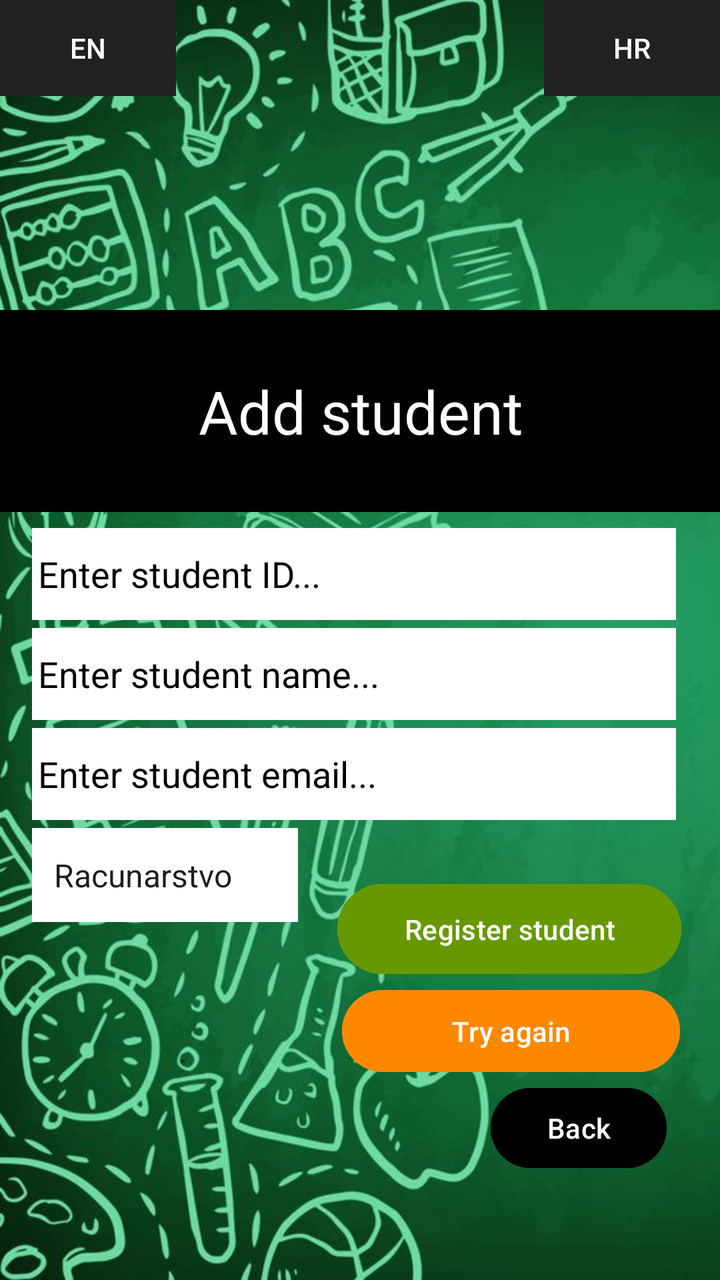
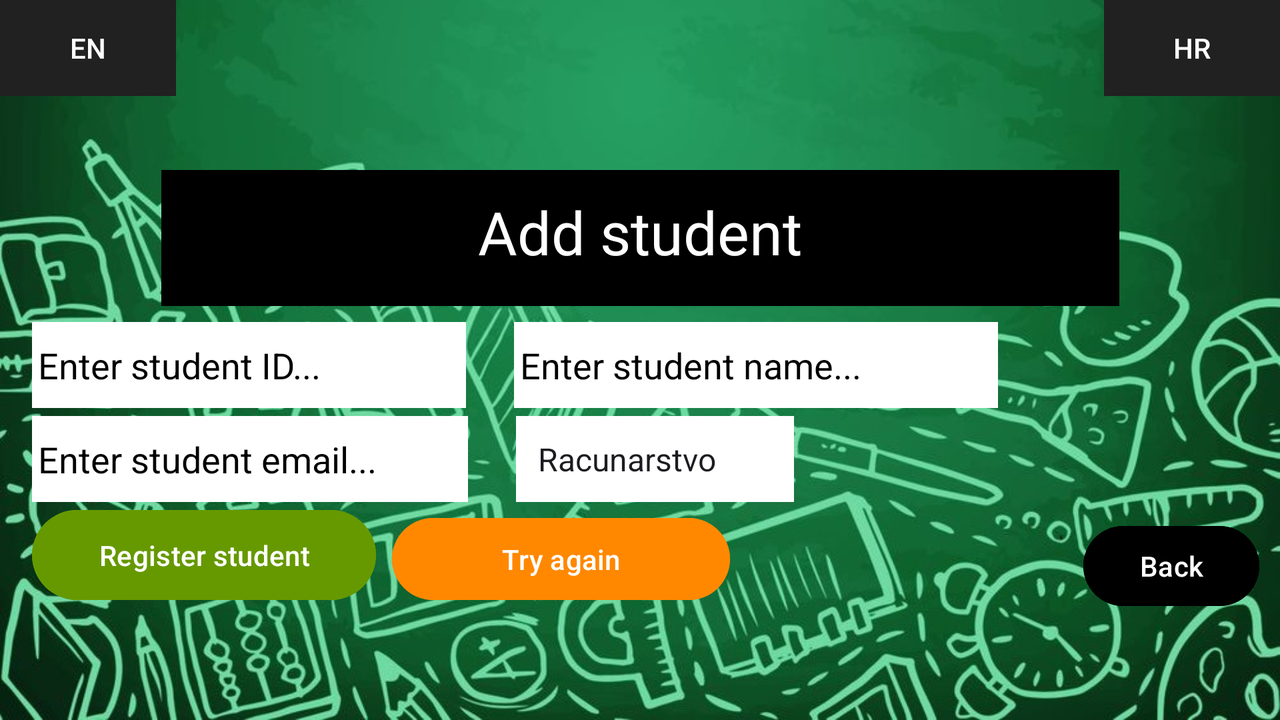

An Android layout and its configuration variant, each rendered on a device that would load it. The default file and the variant file are quoted in full after the pictures.
<!-- AndroidManifest.xml: application theme Theme.StudentManagerAndroid -->
<!-- res/layout/addstudent_activity.xml -->
<?xml version="1.0" encoding="utf-8"?>
<androidx.constraintlayout.widget.ConstraintLayout xmlns:android="http://schemas.android.com/apk/res/android"
    xmlns:app="http://schemas.android.com/apk/res-auto"
    xmlns:tools="http://schemas.android.com/tools"
    android:id="@+id/addStudentLayoutRegister"
    android:layout_width="match_parent"
    android:layout_height="match_parent"
    android:orientation="vertical"
    android:background="@drawable/background">


    <Button
        android:id="@+id/change_languageEn"
        android:layout_width="wrap_content"
        android:layout_height="wrap_content"
        android:background="@color/black"
        android:contentDescription="@string/app_name"
        android:text="EN"
        android:theme="@style/Theme.AppCompat"
        app:layout_constraintStart_toStartOf="parent"
        app:layout_constraintTop_toTopOf="parent" />

    <Button
        android:id="@+id/change_languageHr"
        android:layout_width="wrap_content"
        android:layout_height="wrap_content"
        android:background="@color/black"
        android:backgroundTint="#FFFFFF"
        android:contentDescription="@string/app_name"
        android:text="HR"
        android:theme="@style/Theme.AppCompat"
        app:layout_constraintEnd_toEndOf="parent"
        app:layout_constraintTop_toTopOf="parent" />

    <LinearLayout
        android:id="@+id/linearLayoutRegister"
        android:layout_width="379dp"
        android:layout_height="101dp"
        android:layout_marginTop="12dp"
        android:background="@color/black"
        android:gravity="center"
        android:orientation="horizontal"
        app:layout_constraintEnd_toEndOf="parent"
        app:layout_constraintStart_toStartOf="parent"
        app:layout_constraintTop_toBottomOf="@+id/imageView3">

        <EditText
            android:id="@+id/appNameRegister"
            style="@style/Widget.Material3.AutoCompleteTextView.OutlinedBox"
            android:layout_width="227dp"
            android:layout_height="wrap_content"
            android:layout_weight="1"
            android:alpha="1"
            android:backgroundTint="@color/black"
            android:ems="10"
            android:enabled="false"
            android:inputType="text"
            android:text="Add student"
            android:textAlignment="center"
            android:textAppearance="@style/TextAppearance.AppCompat.Body1"
            android:textColor="@color/white"
            android:textSize="30sp"
            tools:visibility="visible" />
    </LinearLayout>

    <Spinner
        android:id="@+id/student_subject"
        android:layout_width="133dp"
        android:layout_height="47dp"

        android:layout_marginStart="16dp"
        android:layout_marginTop="4dp"
        android:background="@color/white"
        android:entries="@array/studentSubjects"
        android:minHeight="48dp"
        android:padding="3dp"
        android:textColor="@color/black"
        android:textColorHint="@color/black"
        app:layout_constraintStart_toStartOf="parent"
        app:layout_constraintTop_toBottomOf="@+id/student_email"
        tools:ignore="MissingConstraints" />

    <EditText
        android:id="@+id/student_email"
        android:layout_width="322dp"
        android:layout_height="46dp"
        android:layout_marginStart="16dp"
        android:layout_marginTop="4dp"
        android:background="@color/white"
        android:ems="10"
        android:hint="Enter student email..."
        android:minHeight="48dp"
        android:padding="3dp"
        android:textColor="@color/black"
        android:textColorHint="@color/black"
        app:layout_constraintStart_toStartOf="parent"
        app:layout_constraintTop_toBottomOf="@+id/student_name"
        tools:ignore="MissingConstraints" />

    <EditText
        android:id="@+id/student_name"
        android:layout_width="322dp"
        android:layout_height="46dp"
        android:layout_marginStart="16dp"
        android:layout_marginTop="4dp"
        android:background="@color/white"
        android:ems="10"
        android:hint="Enter student name..."
        android:minHeight="48dp"
        android:padding="3dp"
        android:textColor="@color/black"
        android:textColorHint="@color/black"
        app:layout_constraintStart_toStartOf="parent"
        app:layout_constraintTop_toBottomOf="@+id/student_id"
        tools:ignore="MissingConstraints" />

    <EditText
        android:id="@+id/student_id"
        android:layout_width="322dp"
        android:layout_height="46dp"
        android:layout_marginStart="16dp"
        android:layout_marginTop="8dp"
        android:background="@color/white"
        android:ems="10"
        android:hint="Enter student ID..."
        android:inputType="number"
        android:minHeight="48dp"
        android:padding="3dp"
        android:textColor="@color/black"
        android:textColorHint="@color/black"
        app:layout_constraintStart_toStartOf="parent"
        app:layout_constraintTop_toBottomOf="@+id/linearLayoutRegister"
        tools:ignore="MissingConstraints">

        <requestFocus
            android:layout_width="wrap_content"
            android:layout_height="wrap_content" />
    </EditText>

    <Button
        android:id="@+id/registerBtn"
        android:layout_width="172dp"
        android:layout_height="53dp"
        android:layout_marginTop="28dp"
        android:backgroundTint="@android:color/holo_green_dark"
        android:text="Register student"
        app:layout_constraintEnd_toEndOf="parent"
        app:layout_constraintStart_toEndOf="@+id/student_subject"
        app:layout_constraintTop_toBottomOf="@+id/student_email" />

    <ImageView
        android:id="@+id/imageView3"
        android:layout_width="166dp"
        android:layout_height="143dp"
        app:layout_constraintEnd_toEndOf="parent"
        app:layout_constraintStart_toStartOf="parent"
        app:layout_constraintTop_toTopOf="parent"
        app:srcCompat="@drawable/logo" />

    <Button
        android:id="@+id/tryAgainRegisterBtn"
        android:layout_width="169dp"
        android:layout_height="49dp"
        android:backgroundTint="@android:color/holo_orange_dark"
        android:text="Try again"
        app:layout_constraintEnd_toEndOf="parent"
        app:layout_constraintHorizontal_bias="0.524"
        app:layout_constraintStart_toEndOf="@+id/student_subject"
        app:layout_constraintTop_toBottomOf="@+id/registerBtn" />

    <Button
        android:id="@+id/backBtn"
        android:layout_width="wrap_content"
        android:layout_height="wrap_content"
        android:backgroundTint="@color/black"
        android:text="Back"
        app:layout_constraintEnd_toEndOf="parent"
        app:layout_constraintHorizontal_bias="0.783"
        app:layout_constraintStart_toEndOf="@+id/student_subject"
        app:layout_constraintTop_toBottomOf="@+id/tryAgainRegisterBtn" />
</androidx.constraintlayout.widget.ConstraintLayout>
<!-- resources referenced by this layout -->
<resources>
  <string-array name="studentSubjects">
          <item>Računarstvo</item>
          <item>Mehatronika</item>
          <item>Sestrinstvo</item>
      </string-array>
  <color name="black">#FF000000</color>
  <color name="white">#FFFFFFFF</color>
  <!-- drawable background: jpg bitmap (drawable, 88185 bytes) -->
  <string name="app_name">studentManagerAndroid</string>
  <style name="Theme.StudentManagerAndroid" parent="Base.Theme.StudentManagerAndroid" />
  <style name="Base.Theme.StudentManagerAndroid" parent="Theme.Material3.DayNight.NoActionBar">
          
          
      </style>
</resources>
<!-- res/layout-land/addstudent_activity.xml (the repository's variant of the layout above) -->
<!-- drawn on the phone turned sideways -->
<?xml version="1.0" encoding="utf-8"?>
<androidx.constraintlayout.widget.ConstraintLayout xmlns:android="http://schemas.android.com/apk/res/android"
    xmlns:app="http://schemas.android.com/apk/res-auto"
    xmlns:tools="http://schemas.android.com/tools"
    android:id="@+id/addStudentLayoutRegister"
    android:layout_width="match_parent"
    android:layout_height="match_parent"
    android:orientation="vertical"
    android:background="@drawable/background_landscape">


    <Button
        android:id="@+id/change_languageEn"
        android:layout_width="wrap_content"
        android:layout_height="wrap_content"
        android:background="@color/black"
        android:contentDescription="@string/app_name"
        android:text="EN"
        android:theme="@style/Theme.AppCompat"
        app:layout_constraintStart_toStartOf="parent"
        app:layout_constraintTop_toTopOf="parent" />

    <Button
        android:id="@+id/change_languageHr"
        android:layout_width="wrap_content"
        android:layout_height="wrap_content"
        android:background="@color/black"
        android:backgroundTint="#FFFFFF"
        android:contentDescription="@string/app_name"
        android:text="HR"
        android:theme="@style/Theme.AppCompat"
        app:layout_constraintEnd_toEndOf="parent"
        app:layout_constraintTop_toTopOf="parent" />

    <LinearLayout
        android:id="@+id/linearLayoutRegister"
        android:layout_width="479dp"
        android:layout_height="68dp"
        android:layout_marginTop="12dp"
        android:background="@color/black"
        android:gravity="center"
        android:orientation="horizontal"
        app:layout_constraintEnd_toEndOf="parent"
        app:layout_constraintStart_toStartOf="parent"
        app:layout_constraintTop_toBottomOf="@+id/imageView3">

        <EditText
            android:id="@+id/appNameRegister"
            style="@style/Widget.Material3.AutoCompleteTextView.OutlinedBox"
            android:layout_width="match_parent"
            android:layout_height="68dp"
            android:layout_weight="1"
            android:alpha="1"
            android:backgroundTint="@color/black"
            android:ems="10"
            android:enabled="false"
            android:inputType="text"
            android:text="Add student"
            android:textAlignment="center"
            android:textAppearance="@style/TextAppearance.AppCompat.Body1"
            android:textColor="@color/white"
            android:textSize="30sp"
            tools:visibility="visible" />
    </LinearLayout>

    <Spinner
        android:id="@+id/student_subject"
        android:layout_width="139dp"
        android:layout_height="43dp"

        android:layout_marginStart="24dp"
        android:layout_marginTop="4dp"
        android:background="@color/white"
        android:entries="@array/studentSubjects"
        android:minHeight="48dp"
        android:padding="3dp"
        android:textColor="@color/black"
        android:textColorHint="@color/black"
        app:layout_constraintEnd_toEndOf="parent"
        app:layout_constraintHorizontal_bias="0.0"
        app:layout_constraintStart_toEndOf="@+id/student_email"
        app:layout_constraintTop_toBottomOf="@+id/student_name"
        tools:ignore="MissingConstraints" />

    <EditText
        android:id="@+id/student_email"
        android:layout_width="218dp"
        android:layout_height="43dp"
        android:layout_marginStart="16dp"
        android:layout_marginTop="4dp"
        android:background="@color/white"
        android:ems="10"
        android:hint="Enter student email..."
        android:minHeight="48dp"
        android:padding="3dp"
        android:textColor="@color/black"
        android:textColorHint="@color/black"
        app:layout_constraintStart_toStartOf="parent"
        app:layout_constraintTop_toBottomOf="@+id/student_name"
        tools:ignore="MissingConstraints" />

    <EditText
        android:id="@+id/student_name"
        android:layout_width="242dp"
        android:layout_height="43dp"
        android:layout_marginStart="24dp"
        android:layout_marginTop="8dp"
        android:background="@color/white"
        android:ems="10"
        android:hint="Enter student name..."
        android:minHeight="48dp"
        android:padding="3dp"
        android:textColor="@color/black"
        android:textColorHint="@color/black"
        app:layout_constraintEnd_toEndOf="parent"
        app:layout_constraintHorizontal_bias="0.0"
        app:layout_constraintStart_toEndOf="@+id/student_id"
        app:layout_constraintTop_toBottomOf="@+id/linearLayoutRegister"
        tools:ignore="MissingConstraints" />

    <EditText
        android:id="@+id/student_id"
        android:layout_width="217dp"
        android:layout_height="43dp"
        android:layout_marginStart="16dp"
        android:layout_marginTop="8dp"
        android:background="@color/white"
        android:ems="10"
        android:hint="Enter student ID..."
        android:inputType="number"
        android:minHeight="48dp"
        android:padding="3dp"
        android:textColor="@color/black"
        android:textColorHint="@color/black"
        app:layout_constraintStart_toStartOf="parent"
        app:layout_constraintTop_toBottomOf="@+id/linearLayoutRegister"
        tools:ignore="MissingConstraints">

        <requestFocus
            android:layout_width="wrap_content"
            android:layout_height="wrap_content" />
    </EditText>

    <Button
        android:id="@+id/registerBtn"
        android:layout_width="172dp"
        android:layout_height="53dp"
        android:layout_marginStart="16dp"
        android:backgroundTint="@android:color/holo_green_dark"
        android:text="Register student"
        app:layout_constraintStart_toStartOf="parent"
        app:layout_constraintTop_toBottomOf="@+id/student_email" />

    <ImageView
        android:id="@+id/imageView3"
        android:layout_width="101dp"
        android:layout_height="73dp"
        app:layout_constraintEnd_toEndOf="parent"
        app:layout_constraintStart_toStartOf="parent"
        app:layout_constraintTop_toTopOf="parent"
        app:srcCompat="@drawable/logo" />

    <Button
        android:id="@+id/tryAgainRegisterBtn"
        android:layout_width="169dp"
        android:layout_height="49dp"
        android:layout_marginTop="4dp"
        android:backgroundTint="@android:color/holo_orange_dark"
        android:text="Try again"
        app:layout_constraintEnd_toEndOf="parent"
        app:layout_constraintHorizontal_bias="0.028"
        app:layout_constraintStart_toEndOf="@+id/registerBtn"
        app:layout_constraintTop_toBottomOf="@+id/student_email" />

    <Button
        android:id="@+id/backBtn"
        android:layout_width="wrap_content"
        android:layout_height="wrap_content"
        android:layout_marginTop="8dp"
        android:backgroundTint="@color/black"
        android:text="Back"
        app:layout_constraintEnd_toEndOf="parent"
        app:layout_constraintHorizontal_bias="0.934"
        app:layout_constraintStart_toEndOf="@+id/student_subject"
        app:layout_constraintTop_toBottomOf="@+id/student_subject" />
</androidx.constraintlayout.widget.ConstraintLayout>
<!-- resources referenced by the variant -->
<!-- as the phone turned sideways resolves them -->
<resources>
  <string-array name="studentSubjects">
          <item>Računarstvo</item>
          <item>Mehatronika</item>
          <item>Sestrinstvo</item>
      </string-array>
  <color name="black">#FF000000</color>
  <color name="white">#FFFFFFFF</color>
  <!-- drawable background_landscape: jpg bitmap (drawable, 144298 bytes) -->
  <string name="app_name">studentManagerAndroid</string>
  <style name="Theme.StudentManagerAndroid" parent="Base.Theme.StudentManagerAndroid" />
  <style name="Base.Theme.StudentManagerAndroid" parent="Theme.Material3.DayNight.NoActionBar">
          
          
      </style>
</resources>
